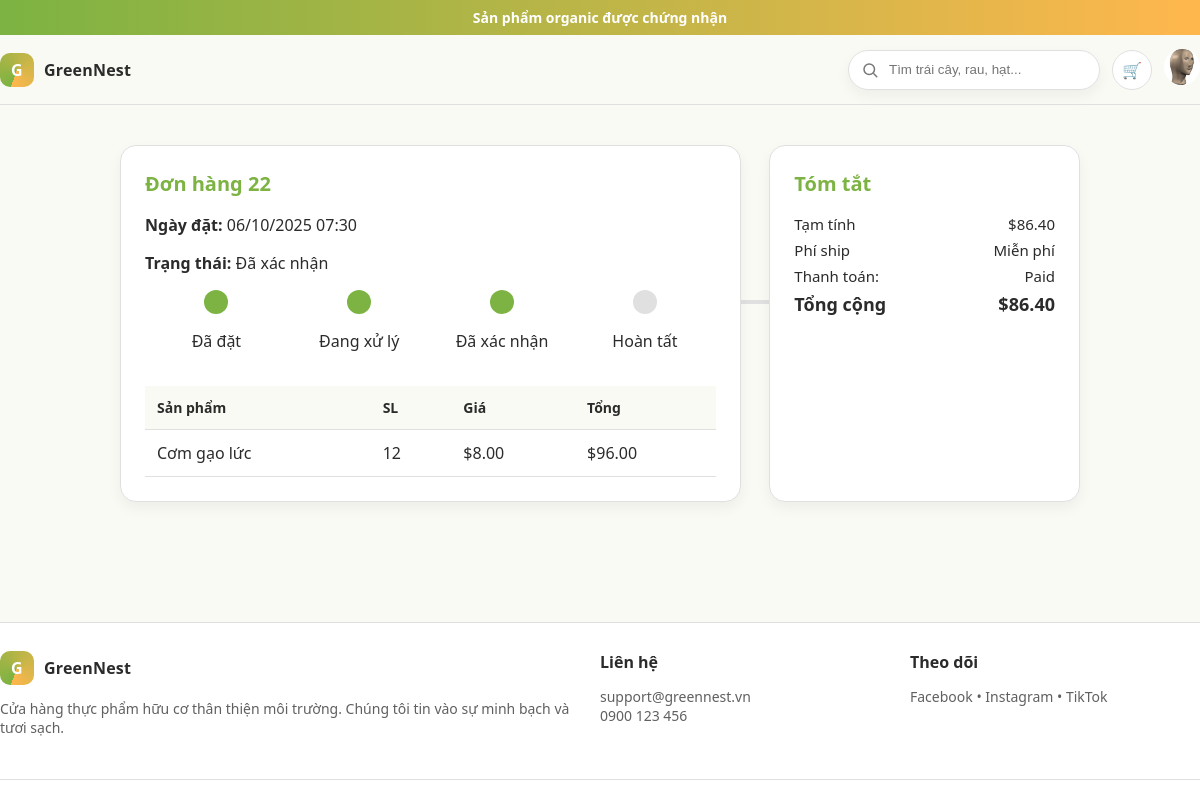
/orderdetail/22/ (signed in), run on the app's committed database.
### app/models/user_customer.py (models this page shows, shortened)
class Customer(models.Model):
    user = models.OneToOneField(User, on_delete=models.CASCADE, null=True, blank=True)
    name = models.CharField(max_length=200, null=True)
    phone = models.CharField(max_length=15, null=True, blank=True)
    customer_image = models.ImageField(upload_to='Profile/', null=True, blank=True)

### app/models/order_payment.py (models this page shows, shortened)
class Order(models.Model):
    class Status(models.TextChoices):
        PLACED     = "placed",     "Đã đặt"
        PROCESSING = "processing", "Đang xử lý"
        CONFIRMED  = "confirmed",  "Đã xác nhận"
        SHIPPING   = "shipping",   "Đang vận chuyển"
        COMPLETED  = "completed",  "Hoàn tất"
        CANCELED   = "canceled",   "Đã hủy"
    PAYMENT_METHODS = [
        ("cash", "COD"),
        ("momo", "Momo"),
        ("vnpay", "VNPay"),
        ("bank", "Chuyển khoản"),
    ]
    customer= models.ForeignKey(Customer, on_delete=models.SET_NULL, null=True, blank=True)
    date_order= models.DateTimeField(auto_now_add=True)
    payment_method = models.CharField(max_length=20, choices=PAYMENT_METHODS, null=True, blank=True)
    complete = models.BooleanField(default=False)
    is_paid= models.BooleanField(default=False)
    used_reward= models.BooleanField(default=False)
    coupon= models.ForeignKey('Coupon', on_delete=models.SET_NULL, null=True, blank=True)
    status= models.CharField(max_length=20, choices=Status.choices, default=Status.PLACED)
    @property
    def get_cart_total(self):
        total = sum(item.get_total for item in self.orderitem_set.all())
        if self.used_reward:
            total *= Decimal("0.90")
        if self.coupon and self.coupon.is_valid():
            if self.coupon.discount_type == "percent":
                total *= (Decimal("1.0") - (self.coupon.discount_value / Decimal("100")))
            elif self.coupon.discount_type == "fixed":
                total -= self.coupon.discount_value
        return max(total, Decimal("0.00"))

class OrderItem(models.Model):
    order = models.ForeignKey(Order, on_delete=models.CASCADE)
    product = models.ForeignKey(Product, null=True, blank=True, on_delete=models.SET_NULL)
    combo = models.ForeignKey(Combo, null=True, blank=True, on_delete=models.SET_NULL)
    quantity = models.IntegerField(default=1)
    date_added = models.DateTimeField(auto_now_add=True)
    price = models.DecimalField(max_digits=10, decimal_places=2, default=0)
    @property
    def get_total(self):
        return self.price * self.quantity

class Payment(models.Model):
    class Status(models.TextChoices):
        PENDING  = "pending",  "Pending"
        PAID     = "paid",     "Paid"
        FAILED   = "failed",   "Failed"
        REFUNDED = "refunded", "Refunded"
    order= models.OneToOneField(Order, on_delete=models.CASCADE, related_name="payment")
    amount= models.DecimalField(max_digits=10, decimal_places=2)
    transaction_id = models.CharField(max_length=200, null=True, blank=True)
    status= models.CharField(max_length=50, choices=Status.choices, default=Status.PENDING)
    created_at= models.DateTimeField(auto_now_add=True)

### app/models/category_product.py (models this page shows, shortened)
class Product(models.Model):
    category = models.ManyToManyField(Category, related_name="products")
    name = models.CharField(max_length=200)
    supplier = models.ForeignKey(Supplier, on_delete=models.SET_NULL, null=True, blank=True, related_name="products")
    certifications = models.ManyToManyField(Certification, related_name="products", blank=True)
    image = models.ImageField(upload_to='products/', null=True, blank=True)
    description = models.TextField(null=True, blank=True)
    detail = models.TextField(null=True, blank=True)
    price = models.DecimalField(max_digits=10, decimal_places=2)
    stock = models.IntegerField(default=0)
    sale = models.BooleanField(default=False)
    discount_percentage = models.FloatField(default=0, null=True, blank=True)
    sale_price = models.DecimalField(max_digits=10, decimal_places=2, null=True, blank=True)
    created_at = models.DateTimeField(auto_now_add=True)

### app/models/coupon.py (models this page shows, shortened)
class Coupon(models.Model):
    code = models.CharField(max_length=50, unique=True)
    description = models.TextField(null=True, blank=True)
    discount_type = models.CharField(
        max_length=10,
        choices=[("percent", "Percent"), ("fixed", "Fixed Amount")],
        default="percent"
    )
    discount_value = models.DecimalField(max_digits=10, decimal_places=2)
    valid_from = models.DateTimeField(default=timezone.now)
    valid_to = models.DateTimeField(null=True, blank=True)
    active = models.BooleanField(default=True)
    usage_limit = models.IntegerField(null=True, blank=True)
    used_count = models.IntegerField(default=0)
    min_order_value = models.DecimalField(max_digits=10, decimal_places=2, default=0)
    is_public = models.BooleanField(default=True)
    def is_valid(self):
        now = timezone.now()
        return (
            self.active
            and (self.valid_from <= now <= (self.valid_to or now))
            and (self.usage_limit is None or self.used_count < self.usage_limit)
        )

### app/views/view_order.py (the view)
# urls.py: path('orderdetail/<int:order_id>/', views.orderdetail, name='orderdetail'),
@login_required
def orderdetail(request, order_id):
    if request.user.is_authenticated:
        order = get_object_or_404(Order, id=order_id, customer__user=request.user)
    else:
        order = get_object_or_404(Order, id=order_id)
    status_map = {
    "placed":     ["done", "", "", ""],
    "processing": ["done", "done", "", ""],
    "confirmed":  ["done", "done", "done", ""],
    "shipping":   ["done", "done", "done", "shipping"],  # thêm bước đang giao
    "completed":  ["done", "done", "done", "done"],
    "canceled":   ["canceled", "", "", ""],  # toàn bộ reset, chỉ hiển thị hủy
        }
    s1, s2, s3, s4 = status_map.get(order.status, ["", "", "", ""])
    return render(request, "app/orderdetail.html", {
        "order": order,
        "s1": s1, "s2": s2, "s3": s3, "s4": s4
    })

### app/templates/app/orderdetail.html (shortened to what this page needs)
{% extends "app/base.html" %}
{% load static %}
{% block content %}
  <section class="container order-wrapper">
    <div class="order-card">
      <h2>Đơn hàng {{ order.id }}</h2>
      <div class="order-status">
        <p><strong>Ngày đặt:</strong> {{ order.date_order|date:"d/m/Y H:i" }}</p>
        <p><strong>Trạng thái:</strong> {{ order.get_status_display }}</p>
        <div class="progress">
          <div class="progress-step {{ s1 }}"><div class="circle"></div><p>Đã đặt</p></div>
          <div class="progress-step {{ s2 }}"><div class="circle"></div><p>Đang xử lý</p></div>
          <div class="progress-step {{ s3 }}"><div class="circle"></div><p>Đã xác nhận</p></div>
          <div class="progress-step {{ s4 }}"><div class="circle"></div><p>Hoàn tất</p></div>
        </div>
      </div>
      <table class="order-table">
        <thead>
          <tr><th>Sản phẩm</th><th>SL</th><th>Giá</th><th>Tổng</th></tr>
        </thead>
        <tbody>
        {% for item in order.orderitem_set.all %}
          <tr>
            <td>
              {% if item.product %}
                {{ item.product.name }}
              {% elif item.combo %}
                {{ item.combo.name }}
                <span class="combo-tag"></span>
              {% endif %}
            </td>
            <td>{{ item.quantity }}</td>
            <td>${{ item.price|floatformat:2 }}</td>
            <td>${{ item.get_total|floatformat:2 }}</td>
          </tr>
        {% empty %}
          <tr><td colspan="4" class="subtle">Không có sản phẩm nào trong đơn hàng.</td></tr>
        {% endfor %}
      </tbody>
      </table>
    </div>
    <div class="order-card">
      <h2>Tóm tắt</h2>
      <div class="summary-row"><span>Tạm tính</span><span>${{ order.get_cart_total|floatformat:2 }}</span></div>
      <div class="summary-row"><span>Phí ship</span><span>{% if order.delivery %} {{ order.delivery.get_status_display }} {% else %}Miễn phí{% endif %}</span></div>
      <div class="summary-row">
        <span>Thanh toán:</span>
        <span>
          {% if order.payment %}
            {{ order.payment.get_status_display }}
          {% else %}
            Chưa có thanh toán
          {% endif %}
        </span>
      </div>
      <div class="summary-row"><strong>Tổng cộng</strong><strong>${{ order.get_cart_total|floatformat:2 }}</strong></div>
    </div>
  </section>
{% endblock %}

### app/templates/app/base.html (shortened to what this page needs)
{% load static %}
<!DOCTYPE html>
<html lang="vi">
<head>
  <link rel="stylesheet" href="{% static 'app/css/main.css' %}">
  <link rel="stylesheet" href="{% static 'app/css/btn.css' %}">
</head>
<body>
  <div class="bar">
    <div class="container">Sản phẩm organic được chứng nhận</div>
  </div>
  <header>
    <div class="container nav">
      <a class="brand" href="{% url 'home' %}">
        <div class="logo">G</div>
        <span>GreenNest</span>
      </a>
      <nav class="nav-right">
        <div class="search">
          <form method="get" action="{% url 'search' %}" style="display:flex; align-items:center; gap:8px;">
            <svg width="18" height="18" viewBox="0 0 24 24" fill="none">
              <path d="M21 21l-3.9-3.9" stroke="#777" stroke-width="2" stroke-linecap="round"/>
              <circle cx="11" cy="11" r="7" stroke="#777" stroke-width="2" fill="none"/>
            </svg>
            <input type="text" name="q" placeholder="Tìm trái cây, rau, hạt..." value="{{ request.GET.q|default:'' }}">
          </form>
        </div>
        <a class="icon-btn" href="{% url 'cart' %}">🛒</a>
        <div class="profile">
          {% if request.user.is_authenticated %}
            <img src="{% if request.user.customer.customer_image %}{{ request.user.customer.customer_image.url }}{% else %}{% static 'app/images/avtmacdinh.jpeg' %}{% endif %}"
                alt="Avatar" class="avatar">
          {% else %}
            <a href="{% url 'auth' %}">
              <h3>Login</h3>
            </a>
          {% endif %}
        </div>
      </nav>
    </div>
  </header>
  <main>
    {% block content %}{% endblock %}
  </main>
  <footer>
    <div class="container foot">
      <div>
        <div class="brand"><div class="logo">G</div><strong>GreenNest</strong></div>
        <p class="subtle">Cửa hàng thực phẩm hữu cơ thân thiện môi trường. Chúng tôi tin vào sự minh bạch và tươi sạch.</p>
      </div>
      <div>
        <h4>Liên hệ</h4>
        <p class="subtle">support@greennest.vn<br/>0900 123 456</p>
      </div>
      <div>
        <h4>Theo dõi</h4>
        <p class="subtle">Facebook • Instagram • TikTok</p>
      </div>
    </div>
    <div class="credits"></div>
  </footer>
</body>
</html>

### app/static/app/css/main.css (style rules this page uses)
:root { --green: #7CB342; --brown: #A1887F; --cream: #FAFAF5; --orange: #FFB74D; --gray: #E0E0E0; --text: #2b2b2b; --muted: #606060; --radius: 20px; --shadow: 0 10px 20px rgba(0, 0, 0, .06); --shadow-soft: 0 6px 14px rgba(0, 0, 0, .05); --max: 1200px; }
* { box-sizing: border-box }
html, body { height: 100%; margin: 0; }
body { display: flex; flex-direction: column; font-family: system-ui, -apple-system, Segoe UI, Roboto, Helvetica, Arial, "Apple Color Emoji", "Segoe UI Emoji"; color: var(--text); background: var(--cream); }
main { flex: 1; padding-bottom: 80px; }
a { color: inherit; text-decoration: none }
.container { max-width: var(--max); margin: 0 auto; padding: 0 20px }
.bar { background: linear-gradient(90deg, var(--green), var(--orange)); color: white; font-weight: 600; }
.bar .container { display: flex; align-items: center; justify-content: center; gap: 8px; padding: 8px 20px; font-size: 14px }
header { position: sticky; top: 0; z-index: 50; background: rgba(250, 250, 245, .9); backdrop-filter: blur(8px); border-bottom: 1px solid var(--gray) }
.nav { display: flex; align-items: center; justify-content: space-between; padding: 14px 0 }
.brand { display: flex; align-items: center; gap: 10px; font-weight: 800; letter-spacing: .2px }
.logo { width: 34px; height: 34px; border-radius: 10px; background: conic-gradient(from 200deg, var(--green), var(--orange)); display: grid; place-items: center; color: white; font-weight: 900 }
.nav-right { display: flex; align-items: center; gap: 12px }
.search { display: flex; align-items: center; gap: 8px; background: white; border: 1px solid var(--gray); padding: 10px 12px; border-radius: 999px; box-shadow: var(--shadow-soft) }
.search input { border: none; outline: none; width: 200px }
.icon-btn { width: 40px; height: 40px; border-radius: 999px; display: grid; place-items: center; border: 1px solid var(--gray); background: white }
footer { margin-top: auto; border-top: 1px solid var(--gray); background: white }
.foot { display: grid; grid-template-columns: 2fr 1fr 1fr; gap: 20px; padding: 28px 0 }
.foot h4 { margin: 0 0 10px }
.subtle { color: var(--muted); font-size: 14px }
.credits { border-top: 1px solid var(--gray); padding: 12px 0; font-size: 13px; color: var(--muted) }
.summary-row { display: flex; justify-content: space-between; margin: 8px 0; }
.summary-row strong { font-size: 18px; }
.summary-row { display: flex; justify-content: space-between; margin: 8px 0; font-size: 15px; }
.order-table { width: 100%; border-collapse: collapse; }
.order-table th, .order-table td { border-bottom: 1px solid var(--gray); padding: 12px; text-align: left; }
.order-table th { background: var(--cream); font-size: 14px; }
.order-wrapper { max-width: 1000px; margin: 40px auto; display: grid; grid-template-columns: 2fr 1fr; gap: 28px; }
.order-card { background: white; border: 1px solid var(--gray); border-radius: 16px; box-shadow: var(--shadow-soft); padding: 24px; }
.order-card h2 { margin-top: 0; font-size: 20px; color: var(--green); }
.order-status { margin-bottom: 18px; }
.progress { display: flex; justify-content: space-between; margin: 14px 0; }
.progress-step { text-align: center; flex: 1; position: relative; }
.progress-step::before { content: ''; position: absolute; top: 10px; left: 50%; height: 4px; width: 100%; background: var(--gray); z-index: -1; }
.progress-step:first-child::before { display: none; }
.circle { width: 24px; height: 24px; border-radius: 50%; background: var(--gray); margin: 0 auto; }
.done .circle { background: var(--green); }
.order-table { width: 100%; border-collapse: collapse; margin-top: 14px; }
.order-table th, .order-table td { border-bottom: 1px solid var(--gray); padding: 12px; }
.summary-row { display: flex; justify-content: space-between; margin: 6px 0; }

### app/templates/app/base.html (style rules this page uses)
.profile { position: relative; display: inline-block; }
.avatar { width: 36px; height: 36px; border-radius: 50%; cursor: pointer; }
.profile::after { content: ""; position: absolute; top: 100%; left: 0; width: 100%; height: 8px; }

### app/templates/app/orderdetail.html (style rules this page uses)
.progress-step.done .circle { background: var(--green); border-color: var(--green); }

### data on the page
Order: id "22", date_order "06/10/2025 07:30", status "Đã xác nhận", get_cart_total "86.40", payment.status "Paid"
OrderItem: product.name "Cơm gạo lức", quantity "12", price "8.00", get_total "96.00"
